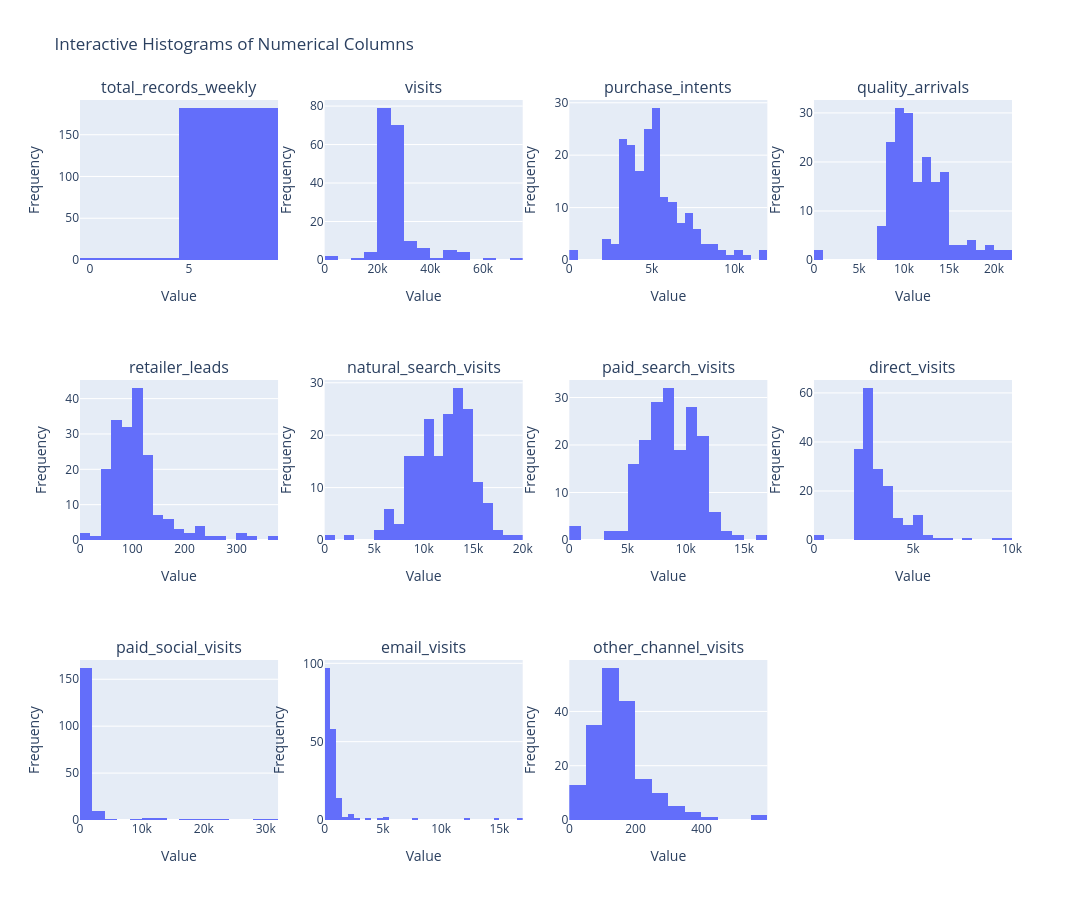

Notebook cell for this chart:
### Code cell
import plotly.express as px
from plotly.subplots import make_subplots
import plotly.graph_objects as go
import math
golf_df = golf_df.sort_values(by='week_start', ascending=True)
#Identifying all numerical columns
numerical_cols = golf_df.select_dtypes(include=['number']).columns.tolist()
num_cols = len(numerical_cols)
print(f"Number of numerical columns: {num_cols}")

#Defining the grid dimensions (adjust rows/cols as needed, keeping 4x4 if possible)
rows = math.ceil(num_cols / 4)
cols = 4

# Creating the subplot figure
# Use specs=[[{'type':'xy'}, ...]] to define the type of plot for each cell
fig = make_subplots(
    rows=rows,
    cols=cols,
    subplot_titles=numerical_cols
)

# Iterating through columns and adding interactive histograms
for i, col in enumerate(numerical_cols, 1):
    # Determining the row and column index for the subplot
    row_idx = math.ceil(i / cols)
    col_idx = (i - 1) % cols + 1

    # Creating a Plotly Express histogram for the single column
    # px.histogram automatically adds hover data/tooltips
    hist_fig = px.histogram(golf_df, x=col, nbins=15)

    # Adding the trace (the actual bars) to the main subplot figure
    for trace in hist_fig.data:
        fig.add_trace(
            go.Histogram(
                x=trace.x,
                marker_color=trace.marker.color,
                name=col, # Set the name for the hover tooltip legend
                hovertemplate='Value: %{x}<br>Count: %{y}<extra></extra>'
            ),
            row=row_idx,
            col=col_idx
        )

# Updating layout and display the interactive figure
fig.update_layout(
    title_text='Interactive Histograms of Numerical Columns',
    showlegend=False,
    height=300 * rows,  # Adjust height based on number of rows
    width=1200
)

# Updating axis labels slightly for aesthetics in subplots
fig.update_xaxes(title_text="Value")
fig.update_yaxes(title_text="Frequency")

fig.show()

### Figure 1 — Plotly figure (JSON) as saved in the notebook; plotly's stock layout.template omitted (floating-point values rounded to 4 significant figures; data arrays with more than 128 entries replaced by an {"elided": "..."} marker saying what was removed)
{"data": [{"hovertemplate": "Value: %{x}<br>Count: %{y}<extra></extra>", "marker": {"color": "#636efa"}, "name": "total_records_weekly", "type": "histogram", "x": {"elided": "184 int values"}, "xaxis": "x", "yaxis": "y"}, {"hovertemplate": "Value: %{x}<br>Count: %{y}<extra></extra>", "marker": {"color": "#636efa"}, "name": "visits", "type": "histogram", "x": {"elided": "184 int values"}, "xaxis": "x2", "yaxis": "y2"}, {"hovertemplate": "Value: %{x}<br>Count: %{y}<extra></extra>", "marker": {"color": "#636efa"}, "name": "purchase_intents", "type": "histogram", "x": {"elided": "184 int values"}, "xaxis": "x3", "yaxis": "y3"}, {"hovertemplate": "Value: %{x}<br>Count: %{y}<extra></extra>", "marker": {"color": "#636efa"}, "name": "quality_arrivals", "type": "histogram", "x": {"elided": "184 int values"}, "xaxis": "x4", "yaxis": "y4"}, {"hovertemplate": "Value: %{x}<br>Count: %{y}<extra></extra>", "marker": {"color": "#636efa"}, "name": "retailer_leads", "type": "histogram", "x": {"elided": "184 int values"}, "xaxis": "x5", "yaxis": "y5"}, {"hovertemplate": "Value: %{x}<br>Count: %{y}<extra></extra>", "marker": {"color": "#636efa"}, "name": "natural_search_visits", "type": "histogram", "x": {"elided": "184 int values"}, "xaxis": "x6", "yaxis": "y6"}, {"hovertemplate": "Value: %{x}<br>Count: %{y}<extra></extra>", "marker": {"color": "#636efa"}, "name": "paid_search_visits", "type": "histogram", "x": {"elided": "184 int values"}, "xaxis": "x7", "yaxis": "y7"}, {"hovertemplate": "Value: %{x}<br>Count: %{y}<extra></extra>", "marker": {"color": "#636efa"}, "name": "direct_visits", "type": "histogram", "x": {"elided": "184 int values"}, "xaxis": "x8", "yaxis": "y8"}, {"hovertemplate": "Value: %{x}<br>Count: %{y}<extra></extra>", "marker": {"color": "#636efa"}, "name": "paid_social_visits", "type": "histogram", "x": {"elided": "184 int values"}, "xaxis": "x9", "yaxis": "y9"}, {"hovertemplate": "Value: %{x}<br>Count: %{y}<extra></extra>", "marker": {"color": "#636efa"}, "name": "email_visits", "type": "histogram", "x": {"elided": "184 int values"}, "xaxis": "x10", "yaxis": "y10"}, {"hovertemplate": "Value: %{x}<br>Count: %{y}<extra></extra>", "marker": {"color": "#636efa"}, "name": "other_channel_visits", "type": "histogram", "x": {"elided": "184 int values"}, "xaxis": "x11", "yaxis": "y11"}], "layout": {"annotations": [{"font": {"size": 16}, "showarrow": false, "text": "total_records_weekly", "x": 0.1062, "xanchor": "center", "xref": "paper", "y": 1, "yanchor": "bottom", "yref": "paper"}, {"font": {"size": 16}, "showarrow": false, "text": "visits", "x": 0.3688, "xanchor": "center", "xref": "paper", "y": 1, "yanchor": "bottom", "yref": "paper"}, {"font": {"size": 16}, "showarrow": false, "text": "purchase_intents", "x": 0.6313, "xanchor": "center", "xref": "paper", "y": 1, "yanchor": "bottom", "yref": "paper"}, {"font": {"size": 16}, "showarrow": false, "text": "quality_arrivals", "x": 0.8938, "xanchor": "center", "xref": "paper", "y": 1, "yanchor": "bottom", "yref": "paper"}, {"font": {"size": 16}, "showarrow": false, "text": "retailer_leads", "x": 0.1062, "xanchor": "center", "xref": "paper", "y": 0.6111, "yanchor": "bottom", "yref": "paper"}, {"font": {"size": 16}, "showarrow": false, "text": "natural_search_visits", "x": 0.3688, "xanchor": "center", "xref": "paper", "y": 0.6111, "yanchor": "bottom", "yref": "paper"}, {"font": {"size": 16}, "showarrow": false, "text": "paid_search_visits", "x": 0.6313, "xanchor": "center", "xref": "paper", "y": 0.6111, "yanchor": "bottom", "yref": "paper"}, {"font": {"size": 16}, "showarrow": false, "text": "direct_visits", "x": 0.8938, "xanchor": "center", "xref": "paper", "y": 0.6111, "yanchor": "bottom", "yref": "paper"}, {"font": {"size": 16}, "showarrow": false, "text": "paid_social_visits", "x": 0.1062, "xanchor": "center", "xref": "paper", "y": 0.2222, "yanchor": "bottom", "yref": "paper"}, {"font": {"size": 16}, "showarrow": false, "text": "email_visits", "x": 0.3688, "xanchor": "center", "xref": "paper", "y": 0.2222, "yanchor": "bottom", "yref": "paper"}, {"font": {"size": 16}, "showarrow": false, "text": "other_channel_visits", "x": 0.6313, "xanchor": "center", "xref": "paper", "y": 0.2222, "yanchor": "bottom", "yref": "paper"}], "height": 900, "showlegend": false, "title": {"text": "Interactive Histograms of Numerical Columns"}, "width": 1200, "xaxis": {"anchor": "y", "domain": [0, 0.2125], "title": {"text": "Value"}}, "xaxis10": {"anchor": "y10", "domain": [0.2625, 0.475], "title": {"text": "Value"}}, "xaxis11": {"anchor": "y11", "domain": [0.525, 0.7375], "title": {"text": "Value"}}, "xaxis12": {"anchor": "y12", "domain": [0.7875, 1], "title": {"text": "Value"}}, "xaxis2": {"anchor": "y2", "domain": [0.2625, 0.475], "title": {"text": "Value"}}, "xaxis3": {"anchor": "y3", "domain": [0.525, 0.7375], "title": {"text": "Value"}}, "xaxis4": {"anchor": "y4", "domain": [0.7875, 1], "title": {"text": "Value"}}, "xaxis5": {"anchor": "y5", "domain": [0, 0.2125], "title": {"text": "Value"}}, "xaxis6": {"anchor": "y6", "domain": [0.2625, 0.475], "title": {"text": "Value"}}, "xaxis7": {"anchor": "y7", "domain": [0.525, 0.7375], "title": {"text": "Value"}}, "xaxis8": {"anchor": "y8", "domain": [0.7875, 1], "title": {"text": "Value"}}, "xaxis9": {"anchor": "y9", "domain": [0, 0.2125], "title": {"text": "Value"}}, "yaxis": {"anchor": "x", "domain": [0.7778, 1], "title": {"text": "Frequency"}}, "yaxis10": {"anchor": "x10", "domain": [0, 0.2222], "title": {"text": "Frequency"}}, "yaxis11": {"anchor": "x11", "domain": [0, 0.2222], "title": {"text": "Frequency"}}, "yaxis12": {"anchor": "x12", "domain": [0, 0.2222], "title": {"text": "Frequency"}}, "yaxis2": {"anchor": "x2", "domain": [0.7778, 1], "title": {"text": "Frequency"}}, "yaxis3": {"anchor": "x3", "domain": [0.7778, 1], "title": {"text": "Frequency"}}, "yaxis4": {"anchor": "x4", "domain": [0.7778, 1], "title": {"text": "Frequency"}}, "yaxis5": {"anchor": "x5", "domain": [0.3889, 0.6111], "title": {"text": "Frequency"}}, "yaxis6": {"anchor": "x6", "domain": [0.3889, 0.6111], "title": {"text": "Frequency"}}, "yaxis7": {"anchor": "x7", "domain": [0.3889, 0.6111], "title": {"text": "Frequency"}}, "yaxis8": {"anchor": "x8", "domain": [0.3889, 0.6111], "title": {"text": "Frequency"}}, "yaxis9": {"anchor": "x9", "domain": [0, 0.2222], "title": {"text": "Frequency"}}}}
